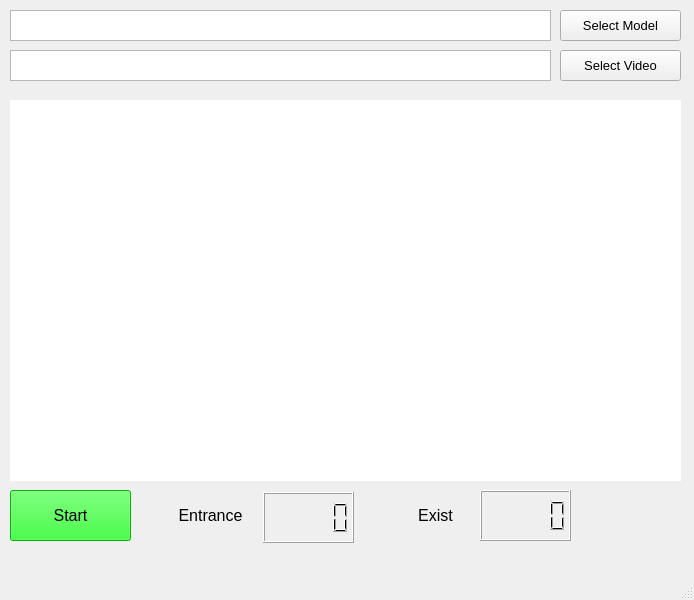
<?xml version="1.0" encoding="UTF-8"?>
<ui version="4.0">
 <class>MainWindow</class>
 <widget class="QMainWindow" name="MainWindow">
  <property name="geometry">
   <rect>
    <x>0</x>
    <y>0</y>
    <width>694</width>
    <height>600</height>
   </rect>
  </property>
  <property name="windowTitle">
   <string>MainWindow</string>
  </property>
  <widget class="QWidget" name="centralwidget">
   <widget class="QPushButton" name="sel_model_bt">
    <property name="geometry">
     <rect>
      <x>560</x>
      <y>10</y>
      <width>121</width>
      <height>31</height>
     </rect>
    </property>
    <property name="font">
     <font>
      <pointsize>10</pointsize>
      <weight>50</weight>
      <bold>false</bold>
     </font>
    </property>
    <property name="text">
     <string>Select Model</string>
    </property>
   </widget>
   <widget class="QPushButton" name="sel_vdo_bt">
    <property name="geometry">
     <rect>
      <x>560</x>
      <y>50</y>
      <width>121</width>
      <height>31</height>
     </rect>
    </property>
    <property name="font">
     <font>
      <pointsize>10</pointsize>
     </font>
    </property>
    <property name="text">
     <string>Select Video</string>
    </property>
   </widget>
   <widget class="QTextEdit" name="model_path">
    <property name="geometry">
     <rect>
      <x>10</x>
      <y>10</y>
      <width>541</width>
      <height>31</height>
     </rect>
    </property>
   </widget>
   <widget class="QTextEdit" name="vdo_path">
    <property name="geometry">
     <rect>
      <x>10</x>
      <y>50</y>
      <width>541</width>
      <height>31</height>
     </rect>
    </property>
   </widget>
   <widget class="QLabel" name="video_display">
    <property name="geometry">
     <rect>
      <x>10</x>
      <y>100</y>
      <width>671</width>
      <height>381</height>
     </rect>
    </property>
    <property name="styleSheet">
     <string notr="true">background-color: rgb(255, 255, 255);</string>
    </property>
    <property name="text">
     <string/>
    </property>
   </widget>
   <widget class="QPushButton" name="start_bt">
    <property name="geometry">
     <rect>
      <x>10</x>
      <y>490</y>
      <width>121</width>
      <height>51</height>
     </rect>
    </property>
    <property name="font">
     <font>
      <pointsize>12</pointsize>
     </font>
    </property>
    <property name="styleSheet">
     <string notr="true">background-color: rgb(0, 255, 0);</string>
    </property>
    <property name="text">
     <string>Start</string>
    </property>
   </widget>
   <widget class="QLabel" name="ent_label">
    <property name="geometry">
     <rect>
      <x>160</x>
      <y>490</y>
      <width>101</width>
      <height>51</height>
     </rect>
    </property>
    <property name="font">
     <font>
      <pointsize>12</pointsize>
     </font>
    </property>
    <property name="text">
     <string>Entrance</string>
    </property>
    <property name="alignment">
     <set>Qt::AlignCenter</set>
    </property>
   </widget>
   <widget class="QLabel" name="ext_label">
    <property name="geometry">
     <rect>
      <x>390</x>
      <y>490</y>
      <width>91</width>
      <height>51</height>
     </rect>
    </property>
    <property name="font">
     <font>
      <pointsize>12</pointsize>
     </font>
    </property>
    <property name="text">
     <string>Exist</string>
    </property>
    <property name="alignment">
     <set>Qt::AlignCenter</set>
    </property>
   </widget>
   <widget class="QLCDNumber" name="lcd_ent">
    <property name="geometry">
     <rect>
      <x>263</x>
      <y>492</y>
      <width>91</width>
      <height>51</height>
     </rect>
    </property>
   </widget>
   <widget class="QLCDNumber" name="lcd_ext">
    <property name="geometry">
     <rect>
      <x>480</x>
      <y>490</y>
      <width>91</width>
      <height>51</height>
     </rect>
    </property>
   </widget>
  </widget>
  <widget class="QMenuBar" name="menubar">
   <property name="geometry">
    <rect>
     <x>0</x>
     <y>0</y>
     <width>694</width>
     <height>26</height>
    </rect>
   </property>
  </widget>
  <widget class="QStatusBar" name="statusbar"/>
 </widget>
 <resources/>
 <connections/>
</ui>
